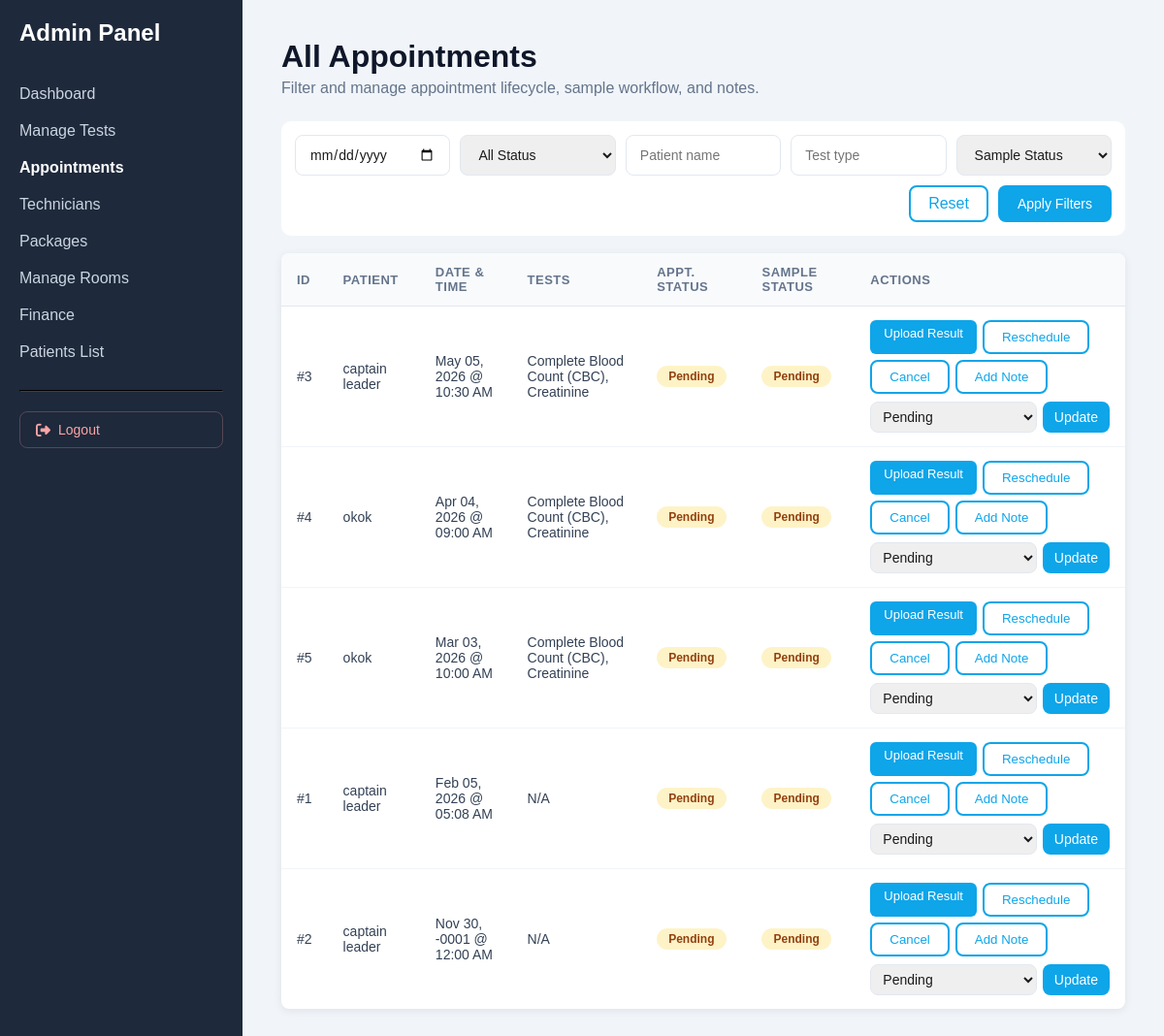
The page /admin/appointments.php (signed in) on the database its author committed.
### tables this page shows
CREATE TABLE `appointments` (
  `appointment_id` int(11) NOT NULL,
  `user_id` int(11) NOT NULL,
  `package_id` int(11) DEFAULT NULL,
  `package_name_snapshot` varchar(100) DEFAULT NULL,
  `package_tests_snapshot` longtext DEFAULT NULL,
  `package_price_snapshot` decimal(10,2) DEFAULT 0.00,
  `appointment_date` datetime NOT NULL,
  `status` enum('Pending','Confirmed','Completed','Cancelled') DEFAULT 'Pending',
  `cancellation_reason` text DEFAULT NULL,
  `sample_status` enum('Pending','Collected','Processing','Report Ready','Completed') DEFAULT 'Pending',
  `assigned_technician_id` int(11) DEFAULT NULL,
  `is_home_collection` tinyint(1) DEFAULT 0,
  `collection_address` text DEFAULT NULL,
  `collection_time` datetime DEFAULT NULL,
  `collection_charge` decimal(10,2) DEFAULT 0.00,
  `coupon_code` varchar(20) DEFAULT NULL,
  `discount_amount` decimal(10,2) DEFAULT 0.00,
  `total_amount` decimal(10,2) DEFAULT 0.00,
  `created_at` timestamp NOT NULL DEFAULT current_timestamp()
);

CREATE TABLE `users` (
  `user_id` int(11) NOT NULL,
  `full_name` varchar(100) NOT NULL,
  `email` varchar(100) NOT NULL,
  `email_verified` tinyint(1) DEFAULT 0,
  `email_token` varchar(255) DEFAULT NULL,
  `email_token_expiry` datetime DEFAULT NULL,
  `reset_token` varchar(255) DEFAULT NULL,
  `reset_expiry` datetime DEFAULT NULL,
  `profile_photo` varchar(255) DEFAULT NULL,
  `password` varchar(255) NOT NULL,
  `phone` varchar(20) DEFAULT NULL,
  `address` text DEFAULT NULL,
  `created_at` timestamp NOT NULL DEFAULT current_timestamp()
);

### admin/appointments.php (the view, shortened to what this page needs)
<?php
require_once '../config/init.php';
$filter_date = trim($_GET['filter_date'] ?? '');
$filter_patient = trim($_GET['filter_patient'] ?? '');
$filter_test = trim($_GET['filter_test'] ?? '');
$where_sql = '';
$sql = "SELECT
            a.appointment_id,
            a.appointment_date,
            a.status,
            a.sample_status,
            a.cancellation_reason,
            a.is_home_collection,
            a.collection_address,
            a.collection_time,
            a.collection_charge,
            u.full_name,
            GROUP_CONCAT(DISTINCT t.test_name ORDER BY t.test_name SEPARATOR ', ') AS test_names,
            MAX(an.created_at) AS last_note_at
        FROM appointments a
        JOIN users u ON a.user_id = u.user_id
        LEFT JOIN appointment_tests apt ON a.appointment_id = apt.appointment_id
        LEFT JOIN tests t ON apt.test_id = t.test_id
        LEFT JOIN appointment_notes an ON a.appointment_id = an.appointment_id
        $where_sql
        GROUP BY a.appointment_id
        ORDER BY a.appointment_date DESC";
$stmt = $conn->prepare($sql);
if ($stmt) {
    $stmt->execute();
    $all_appointments = $stmt->get_result();
} else {
    $all_appointments = false;
}
$sampleStatuses = ['Pending', 'Collected', 'Processing', 'Report Ready', 'Completed'];
?>
<!DOCTYPE html>
<html lang="en">
<head>
    <link rel="stylesheet" href="../assets/css/style.css">
    <link rel="stylesheet" href="https://cdnjs.cloudflare.com/ajax/libs/font-awesome/6.5.0/css/all.min.css">
</head>
<body>
<div class="admin-layout">
    <div class="sidebar">
        <h2 style="margin-bottom: 30px;">Admin Panel</h2>
        <a href="index.php">Dashboard</a>
        <a href="manage_tests.php">Manage Tests</a>
        <a href="appointments.php" class="active">Appointments</a>
        <a href="technicians.php">Technicians</a>
        <a href="packages.php">Packages</a>
        <a href="manage_rooms.php">Manage Rooms</a>
        <a href="finance.php">Finance</a>
        <a href="users.php">Patients List</a>
        <hr style="border-color: #334155; margin: 20px 0;">
        <a href="../logout.php" class="sidebar-logout"><i class="fa-solid fa-right-from-bracket"></i> Logout</a>
    </div>
    <div class="content">
        <h1>All Appointments</h1>
        <p>Filter and manage appointment lifecycle, sample workflow, and notes.</p>
        <form method="GET" class="filter-grid" style="display:grid; grid-template-columns: repeat(5,minmax(140px,1fr)); gap:10px; margin-bottom:18px; background:#fff; padding:14px; border-radius:10px;">
            <input type="date" name="filter_date" value="<?php echo htmlspecialchars($filter_date); ?>" class="form-input">
            <select name="filter_status" class="form-input">
                <option value="">All Status</option>
            </select>
            <input type="text" name="filter_patient" value="<?php echo htmlspecialchars($filter_patient); ?>" class="form-input" placeholder="Patient name">
            <input type="text" name="filter_test" value="<?php echo htmlspecialchars($filter_test); ?>" class="form-input" placeholder="Test type">
            <select name="filter_sample" class="form-input">
                <option value="">Sample Status</option>
            </select>
            <div style="grid-column:1/-1; display:flex; gap:10px; justify-content:flex-end;">
                <a href="appointments.php" class="btn-outline" style="text-decoration:none;">Reset</a>
                <button type="submit" class="btn-primary">Apply Filters</button>
            </div>
        </form>
        <?php if ($all_appointments && $all_appointments->num_rows > 0): ?>
            <table class="appointments-table">
                <thead>
                    <tr>
                        <th>ID</th>
                        <th>Patient</th>
                        <th>Date &amp; Time</th>
                        <th>Tests</th>
                        <th>Appt. Status</th>
                        <th>Sample Status</th>
                        <th>Actions</th>
                    </tr>
                </thead>
                <tbody>
                    <?php while ($row = $all_appointments->fetch_assoc()): ?>
                        <tr>
                            <td>#<?php echo (int)$row['appointment_id']; ?></td>
                            <td><?php echo htmlspecialchars($row['full_name']); ?></td>
                            <td><?php echo date('M d, Y @ h:i A', strtotime($row['appointment_date'])); ?></td>
                            <td>
                                <div><?php echo htmlspecialchars($row['test_names'] ?? 'N/A'); ?></div>
                            </td>
                            <td>
                                <span class="status-badge status-<?php echo strtolower(str_replace(' ', '-', $row['status'])); ?>">
                                    <?php echo htmlspecialchars($row['status']); ?>
                                </span>
                            </td>
                            <td>
                                <span class="status-badge status-<?php echo strtolower(str_replace(' ', '-', $row['sample_status'])); ?>">
                                    <?php echo htmlspecialchars($row['sample_status'] ?? 'Pending'); ?>
                                </span>
                            </td>
                            <td>
                                <div style="display:flex; gap:6px; flex-wrap:wrap;">
                                    <a href="upload_form.php?id=<?php echo (int)$row['appointment_id']; ?>" class="btn-upload">Upload Result</a>
                                    <button type="button" class="btn-outline" onclick="openReschedule(<?php echo (int)$row['appointment_id']; ?>,'<?php echo htmlspecialchars(date('Y-m-d', strtotime($row['appointment_date'])), ENT_QUOTES); ?>','<?php echo htmlspecialchars(date('H:i', strtotime($row['appointment_date'])), ENT_QUOTES); ?>')">Reschedule</button>
                                    <button type="button" class="btn-outline" onclick="openCancel(<?php echo (int)$row['appointment_id']; ?>)">Cancel</button>
                                    <button type="button" class="btn-outline" onclick="openNote(<?php echo (int)$row['appointment_id']; ?>)">Add Note</button>
                                </div>
                                <form action="appointments-process.php" method="POST" style="margin-top:8px; display:flex; gap:6px;">
                                    <select name="sample_status" class="form-input" style="min-width:130px; padding:6px 8px;">
                                        <?php foreach ($sampleStatuses as $sampleStatus): ?>
                                            <option value="<?php echo htmlspecialchars($sampleStatus); ?>" <?php echo ($row['sample_status'] === $sampleStatus) ? 'selected' : ''; ?>><?php echo htmlspecialchars($sampleStatus); ?></option>
                                        <?php endforeach; ?>
                                    </select>
                                    <button type="submit" class="btn-primary" style="padding:6px 12px;">Update</button>
                                </form>
                            </td>
                        </tr>
                    <?php endwhile; ?>
                </tbody>
            </table>
        <?php else: ?>
            <div class="empty-state"><p>No appointments found for current filters.</p></div>
        <?php endif; ?>
    </div>
</div>
</body>
</html>

### assets/css/style.css (style rules this page uses)
* { margin: 0; padding: 0; box-sizing: border-box; font-family: Arial, sans-serif; }
body { background: #f7fbff; color: #1a1a1a; }
.btn-primary { background: #0ea5e9; color: #fff; padding: 10px 20px; border-radius: 8px; border: none; cursor: pointer; font-size: 14px; text-decoration: none; }
.btn-outline { border: 2px solid #0ea5e9; color: #0ea5e9; padding: 8px 18px; border-radius: 8px; background: transparent; }
.appointments-table { width: 100%; border-collapse: collapse; background: white; border-radius: 8px; overflow: hidden; box-shadow: 0 2px 8px rgba(0,0,0,0.08); }
.appointments-table thead { background: #f8fafc; }
.appointments-table th { padding: 12px 16px; text-align: left; font-size: 13px; color: #64748b; font-weight: 600; text-transform: uppercase; letter-spacing: 0.5px; border-bottom: 1px solid #e2e8f0; }
.appointments-table td { padding: 14px 16px; font-size: 14px; color: #334155; border-bottom: 1px solid #f1f5f9; }
.appointments-table tr:last-child td { border-bottom: none; }
.status-badge { display: inline-block; padding: 4px 12px; border-radius: 12px; font-size: 12px; font-weight: 600; }
.status-pending { background: #fef3c7; color: #92400e; }
.form-input { width: 100%; padding: 11px 14px; border: 1px solid #e2e8f0; border-radius: 8px; font-size: 14px; color: #1a1a1a; }
.admin-layout { display: flex; min-height: 100vh; }
.sidebar { width: 250px; background: #1e293b; color: white; padding: 20px; }
.sidebar a { display: block; color: #cbd5e1; padding: 10px 0; text-decoration: none; }
.sidebar a.active { color: white; font-weight: 600; }
.sidebar-logout { display: flex !important; align-items: center; gap: 8px; color: #fca5a5 !important; padding: 10px 16px !important; border-radius: 8px; border: 1px solid rgba(252, 165, 165, 0.25); transition: all 0.2s ease; margin-top: 8px; font-size: 14px; }
.sidebar-logout i { font-size: 15px; }
.content { flex: 1; padding: 40px; background: #f1f5f9; overflow-x: auto; }
.content h1 { margin-bottom: 5px; color: #0f172a; }
.content > p { color: #64748b; margin-bottom: 25px; }
.btn-upload { display: inline-block; padding: 6px 14px; background: #0ea5e9; color: white; border-radius: 6px; text-decoration: none; font-size: 13px; font-weight: 500; transition: background 0.2s; border: none; cursor: pointer; }

### rows shown on the page
appointments: appointment_id "3", user.full_name "captain leader", appointment_date "May 05, 2026 @ 10:30 AM", test_names "Complete Blood Count (CBC), Creatinine", status "Pending", sample_status "Pending"
appointments: appointment_id "4", user.full_name "okok", appointment_date "Apr 04, 2026 @ 09:00 AM", test_names "Complete Blood Count (CBC), Creatinine", status "Pending", sample_status "Pending"
appointments: appointment_id "5", user.full_name "okok", appointment_date "Mar 03, 2026 @ 10:00 AM", test_names "Complete Blood Count (CBC), Creatinine", status "Pending", sample_status "Pending"
appointments: appointment_id "1", user.full_name "captain leader", appointment_date "Feb 05, 2026 @ 05:08 AM", test_names "N/A", status "Pending", sample_status "Pending"
appointments: appointment_id "2", user.full_name "captain leader", appointment_date "Nov 30, -0001 @ 12:00 AM", test_names "N/A", status "Pending", sample_status "Pending"
